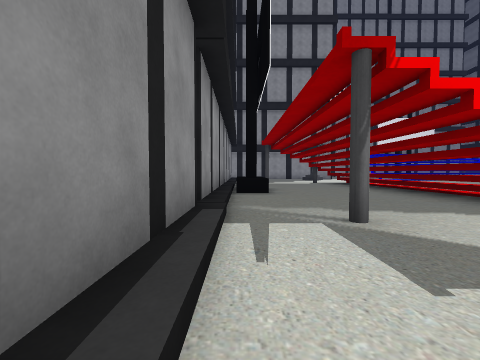
[1] (above)

22 first-person views from a walk through a Unity game level. The camera is 1.2 m above the floor, tilts 2° down and sees 90° across. The floor is counted in squares, 2 m on a side. Each view is taken from the middle of a square. On the plan, view 1 faces up. The plan holds only what a view shows up to about 9 squares ahead; the rest is blank. The place goes on beyond the plan.

[2]
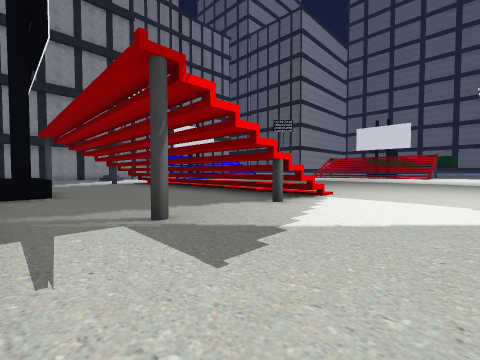

[3]
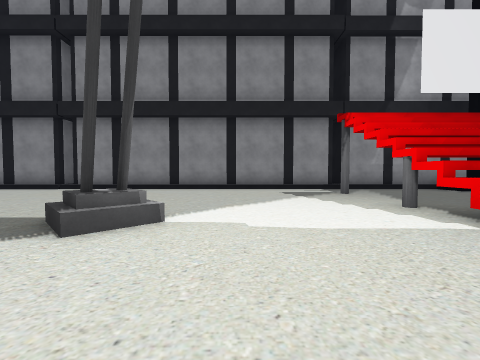

[4]
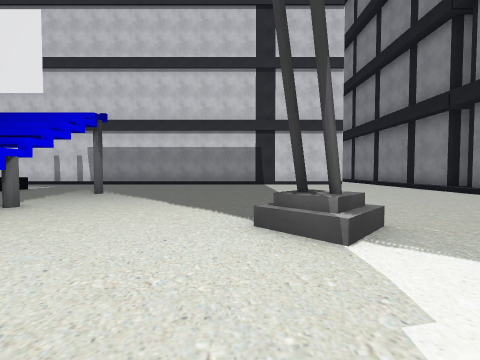

[5]
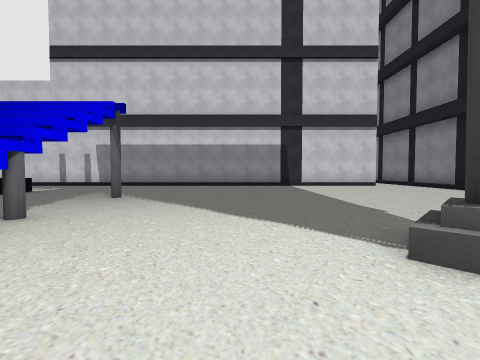

[6]
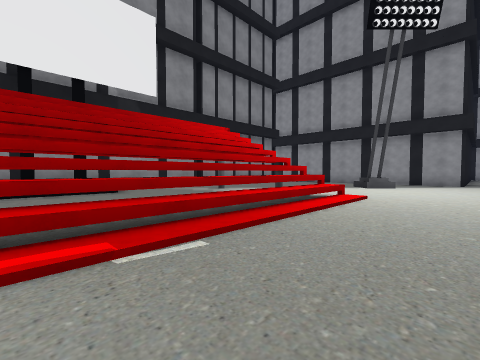

[7]
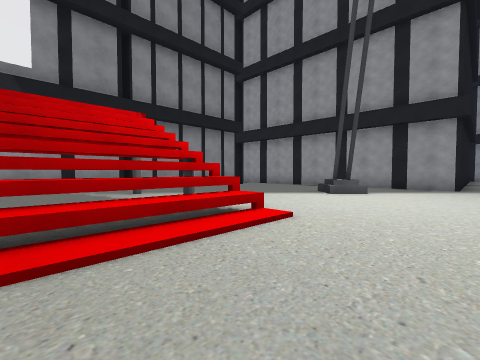

[8]
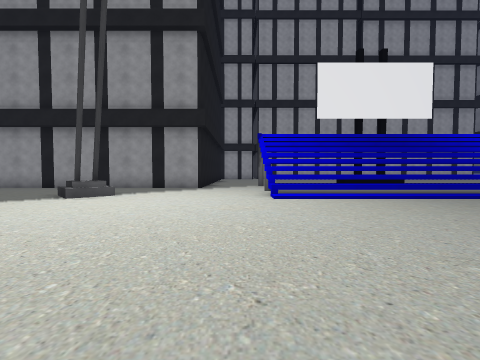

[9]
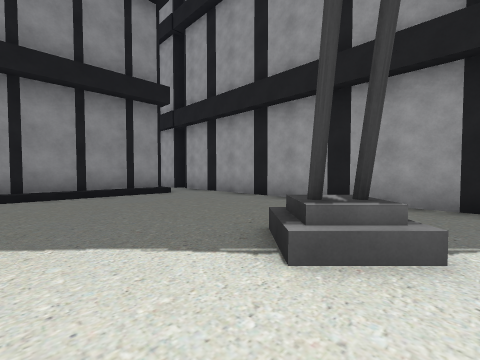

[10]
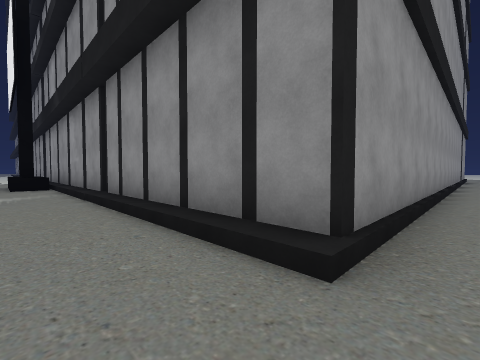

[11]
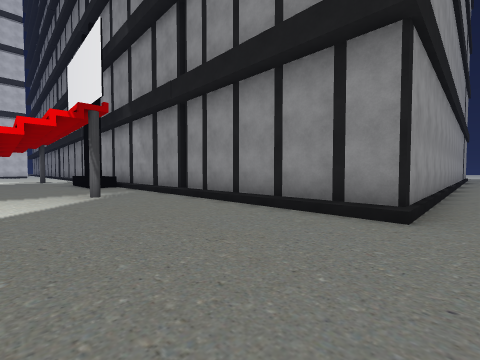

[12]
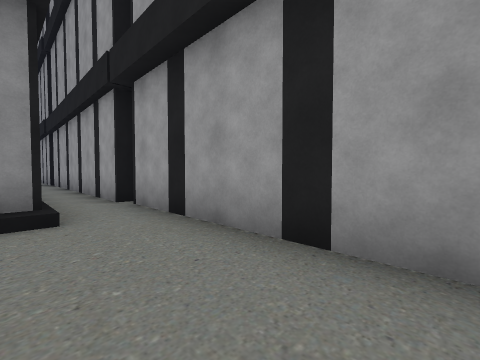

[13]
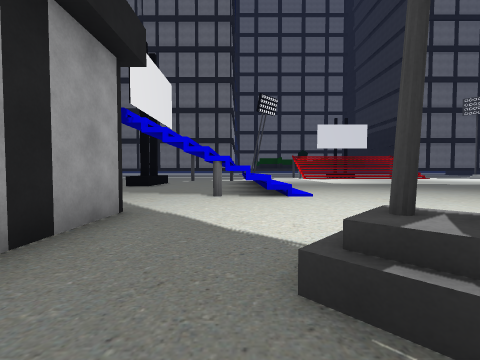

[14]
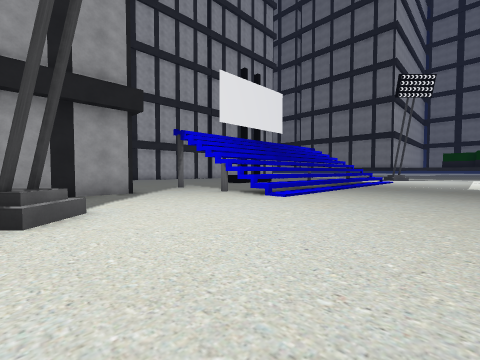

[15]
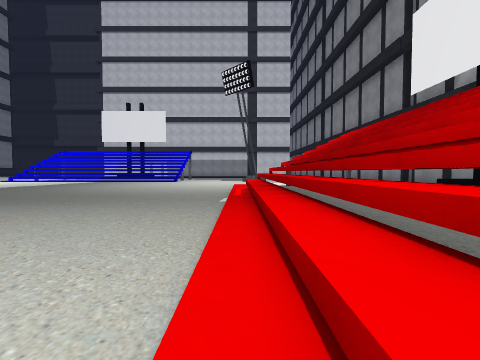

[16]
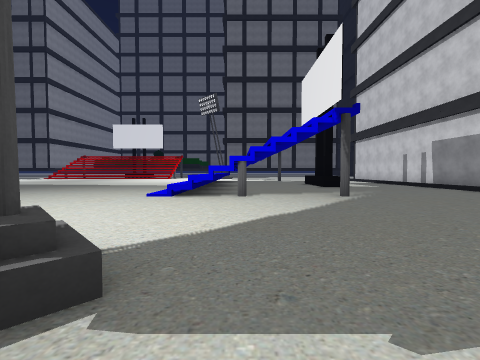

[17]
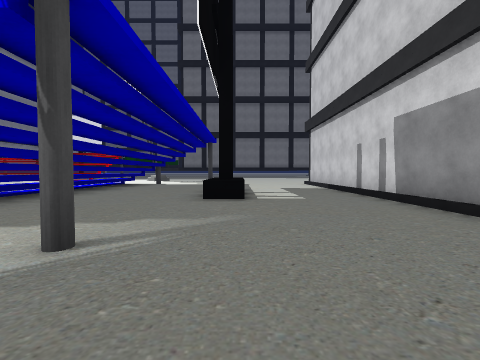

[18]
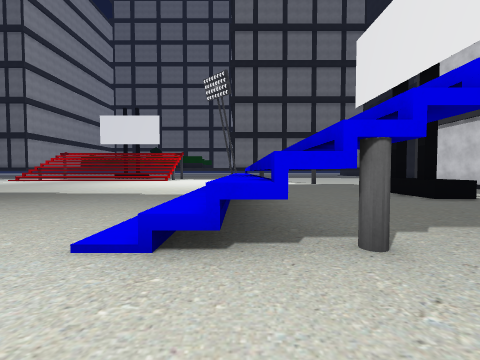

[19]
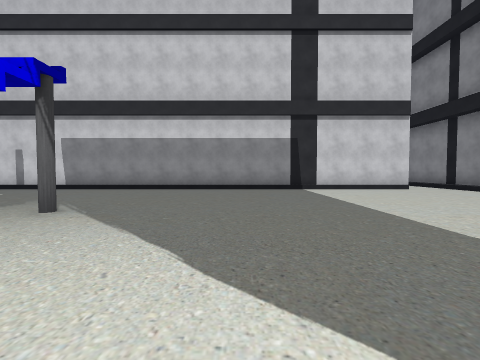

[20]
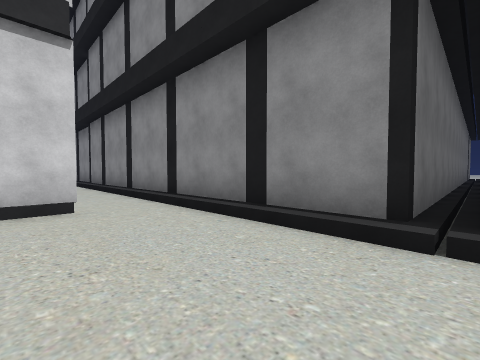

[21]
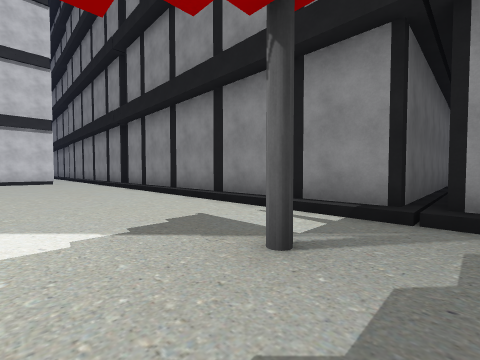

[22]
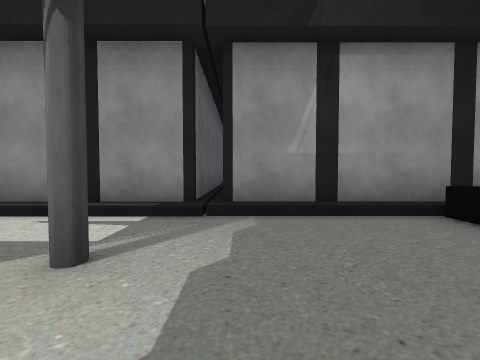

### Floor plan
Key: @ floor where view 1 was taken; # wall or solid block; . main floor; : floor 0.5 m higher than the main floor; + floor 1 m higher than the main floor; * floor 1.5 m higher than the main floor; / step, stairs or slope; = window, fence, low wall or low ledge; ^ raised ledge.
Columns run from 11 left of view 1 to 17 right of it. Each row starts with its distance up from view 1.
 20    ################......
 19 .........................
 18 ###########..........**
 17           #.....=..../////
 16           #...............
 15           #................
 14           #.... ............
 13           #.#.. ............
 12           #.... +/......
 11           #.....+/... ...
 10           #.....+/...  ..
  9           #^^...+/....
  8            ^=...+/.....
  7           .^^...+/......
  6           #.....+/.......  ..
  5           #.....+/...........
  4         ..#..../+/...........
  3     #######/#..///...........
  2           #/.................
  1           #/.................
  0           #@.................
 -1           #/....:....////// /
 -2           #/....#..../+++++++
 -3           #/.........//......
 -4           #/.................
 -5           #/.................
 -6  ##########/.........#...^^..
 -7           #/............^##^
 -8           #/.................
 -9           #/.................
-10           #/#################
-11           #/.
-12           #/.
-13           #/.
-14           #/
-15           #/

Positions as (right, up) in squares from view 1, and headings:
1: (0, 0), facing up
2: (0, 0), facing up-right
3: (8, 0), facing left
4: (6, 1), facing down
5: (7, 0), facing down
6: (8, 7), facing up-left
7: (8, 10), facing up-left
8: (9, 11), facing up
9: (6, 15), facing up-left
10: (1, 19), facing down-left
11: (3, 19), facing down-left
12: (3, 18), facing up-left
13: (4, 18), facing right
14: (5, 13), facing up-right
15: (6, 13), facing down
16: (4, -3), facing right
17: (8, -7), facing right
18: (8, -2), facing right
19: (7, -2), facing down
20: (2, -6), facing down-left
21: (3, 4), facing down-left
22: (3, 4), facing left
